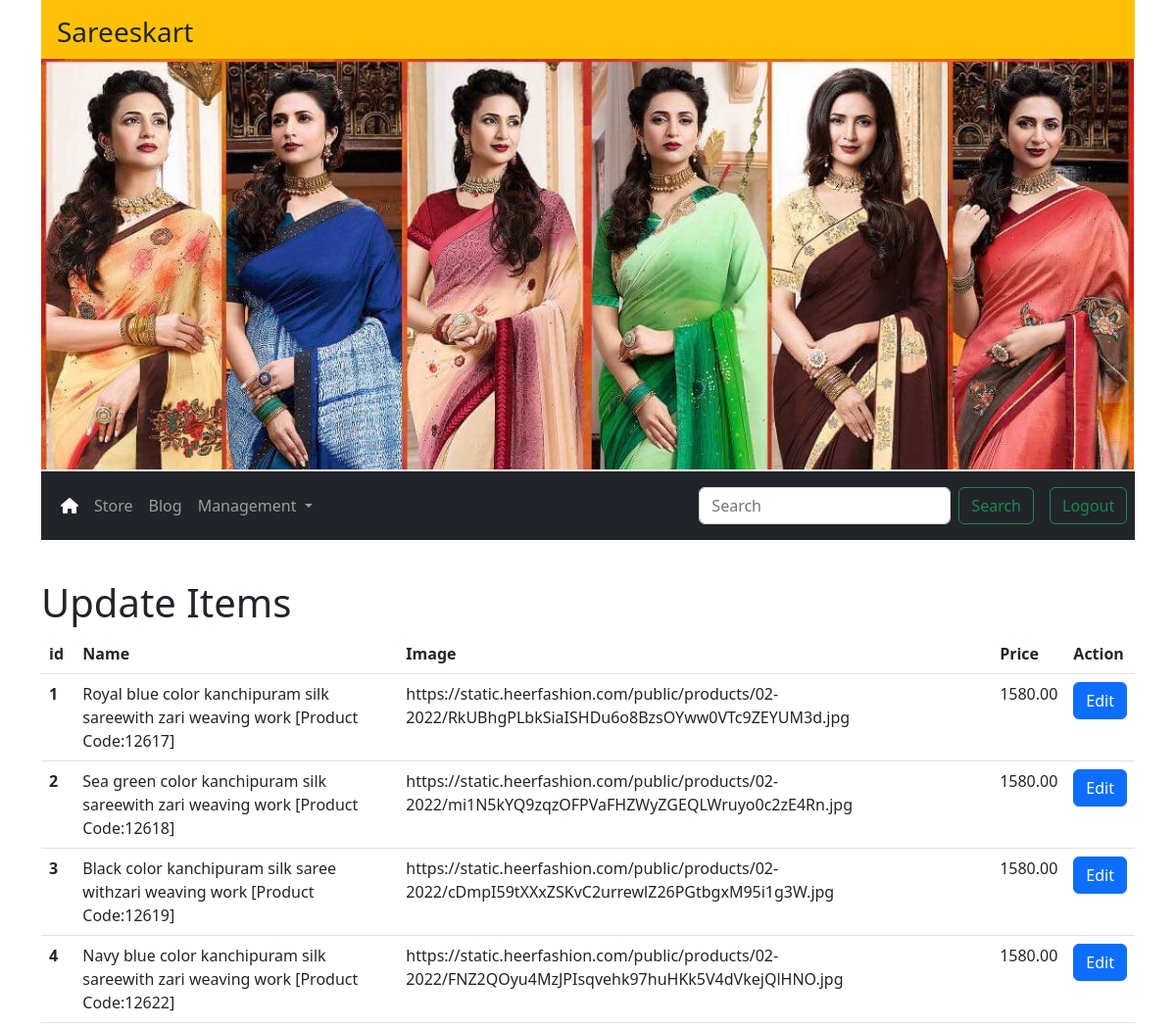
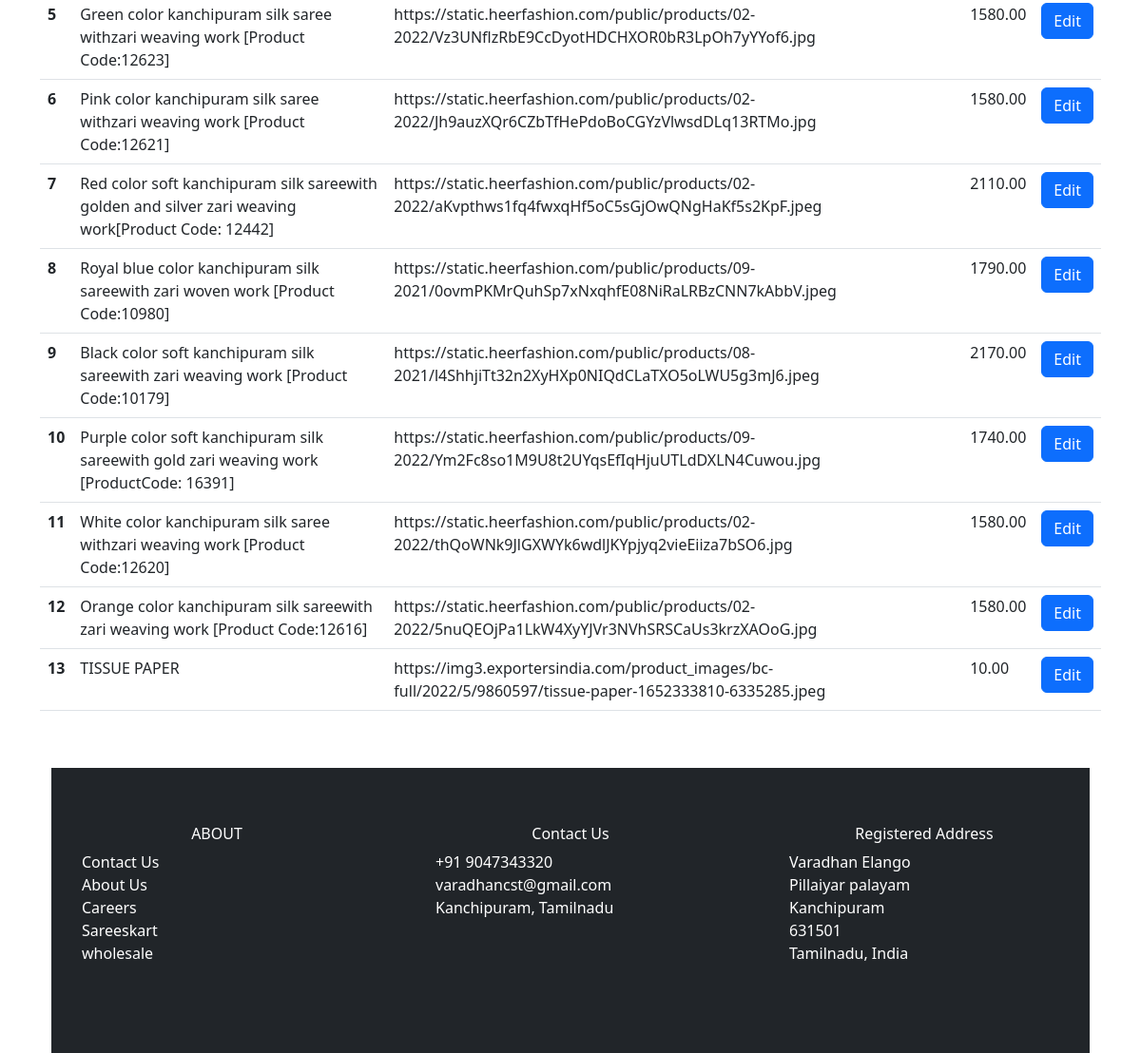
/update (signed in), run on the app's committed database (2 pictures, top to bottom).
### app.py (models this page shows, shortened)
class Items(db.Model):
    id = db.Column(db.Integer, primary_key=True)
    name = db.Column(db.String(250), unique=True, nullable=False)
    image = db.Column(db.String(250), nullable=False)
    price = db.Column(db.Float, nullable=False)
    price_id = db.Column(db.String(250), nullable=False)

### app.py (the view)
@app.route('/update')
@login_required
def update():
    all_items = db.session.query(Items).all()
    total_items = len(all_items)
    return render_template('update.html', all_items=all_items, total_items=total_items)

### app.py (called while the page is built)
@login_manager.user_loader
def user_loader(user_id):
    return User.query.get(user_id)

### templates/update.html
{% extends 'base.html' %}
{% block main %}
<div class="container update-items">
    <h1>Update Items</h1>
    <table class="table">
        <thead>
          <tr>
            <th scope="col">id</th>
            <th scope="col">Name</th>
            <th scope="col">Image</th>
            <th scope="col">Price</th>
            <th scope="col">Action</th>
          </tr>
        </thead>
        <tbody>
        {% for item in all_items %}
          <tr>
            <th scope="row">{{ item.id }}</th>
            <td>{{ item.name }}</td>
            <td>{{ item.image }}</td>
            <td>{{ "%.2f"|format(item.price) }}</td>
            <td><a class="btn btn-primary" href="/update/{{ item.id }}" role="button">Edit</a></td>
          </tr>
          {% endfor %}
        </tbody>
      </table>
{% endblock %}

### static/css/styles.css (style rules this page uses)
.update-items { margin-top: 40px; }

### data on the page
Items: id "1", name "Royal blue color kanchipuram silk sareewith zari weaving work [Product Code:12617]", image "https://static.heerfashion.com/public/products/02-2022/RkUBhgPLbkSiaISHDu6o8BzsOYww0VTc9ZEYUM3d.jpg", price "1580.00"
Items: id "2", name "Sea green color kanchipuram silk sareewith zari weaving work [Product Code:12618]", image "https://static.heerfashion.com/public/products/02-2022/mi1N5kYQ9zqzOFPVaFHZWyZGEQLWruyo0c2zE4Rn.jpg", price "1580.00"
Items: id "3", name "Black color kanchipuram silk saree withzari weaving work [Product Code:12619]", image "https://static.heerfashion.com/public/products/02-2022/cDmpI59tXXxZSKvC2urrewlZ26PGtbgxM95i1g3W.jpg", price "1580.00"
Items: id "4", name "Navy blue color kanchipuram silk sareewith zari weaving work [Product Code:12622]", image "https://static.heerfashion.com/public/products/02-2022/FNZ2QOyu4MzJPIsqvehk97huHKk5V4dVkejQlHNO.jpg", price "1580.00"
Items: id "5", name "Green color kanchipuram silk saree withzari weaving work [Product Code:12623]", image "https://static.heerfashion.com/public/products/02-2022/Vz3UNflzRbE9CcDyotHDCHXOR0bR3LpOh7yYYof6.jpg", price "1580.00"
Items: id "6", name "Pink color kanchipuram silk saree withzari weaving work [Product Code:12621]", image "https://static.heerfashion.com/public/products/02-2022/Jh9auzXQr6CZbTfHePdoBoCGYzVlwsdDLq13RTMo.jpg", price "1580.00"
Items: id "7", name "Red color soft kanchipuram silk sareewith golden and silver zari weaving work[Product Code: 12442]", image "https://static.heerfashion.com/public/products/02-2022/aKvpthws1fq4fwxqHf5oC5sGjOwQNgHaKf5s2KpF.jpeg", price "2110.00"
Items: id "8", name "Royal blue color kanchipuram silk sareewith zari woven work [Product Code:10980]", image "https://static.heerfashion.com/public/products/09-2021/0ovmPKMrQuhSp7xNxqhfE08NiRaLRBzCNN7kAbbV.jpeg", price "1790.00"
Items: id "9", name "Black color soft kanchipuram silk sareewith zari weaving work [Product Code:10179]", image "https://static.heerfashion.com/public/products/08-2021/l4ShhjiTt32n2XyHXp0NIQdCLaTXO5oLWU5g3mJ6.jpeg", price "2170.00"
Items: id "10", name "Purple color soft kanchipuram silk sareewith gold zari weaving work [ProductCode: 16391]", image "https://static.heerfashion.com/public/products/09-2022/Ym2Fc8so1M9U8t2UYqsEfIqHjuUTLdDXLN4Cuwou.jpg", price "1740.00"
Items: id "11", name "White color kanchipuram silk saree withzari weaving work [Product Code:12620]", image "https://static.heerfashion.com/public/products/02-2022/thQoWNk9JlGXWYk6wdlJKYpjyq2vieEiiza7bSO6.jpg", price "1580.00"
Items: id "12", name "Orange color kanchipuram silk sareewith zari weaving work [Product Code:12616]", image "https://static.heerfashion.com/public/products/02-2022/5nuQEOjPa1LkW4XyYJVr3NVhSRSCaUs3krzXAOoG.jpg", price "1580.00"
Items: id "13", name "TISSUE PAPER", image "https://img3.exportersindia.com/product_images/bc-full/2022/5/9860597/tissue-paper-1652333810-6335285.jpeg", price "10.00"
